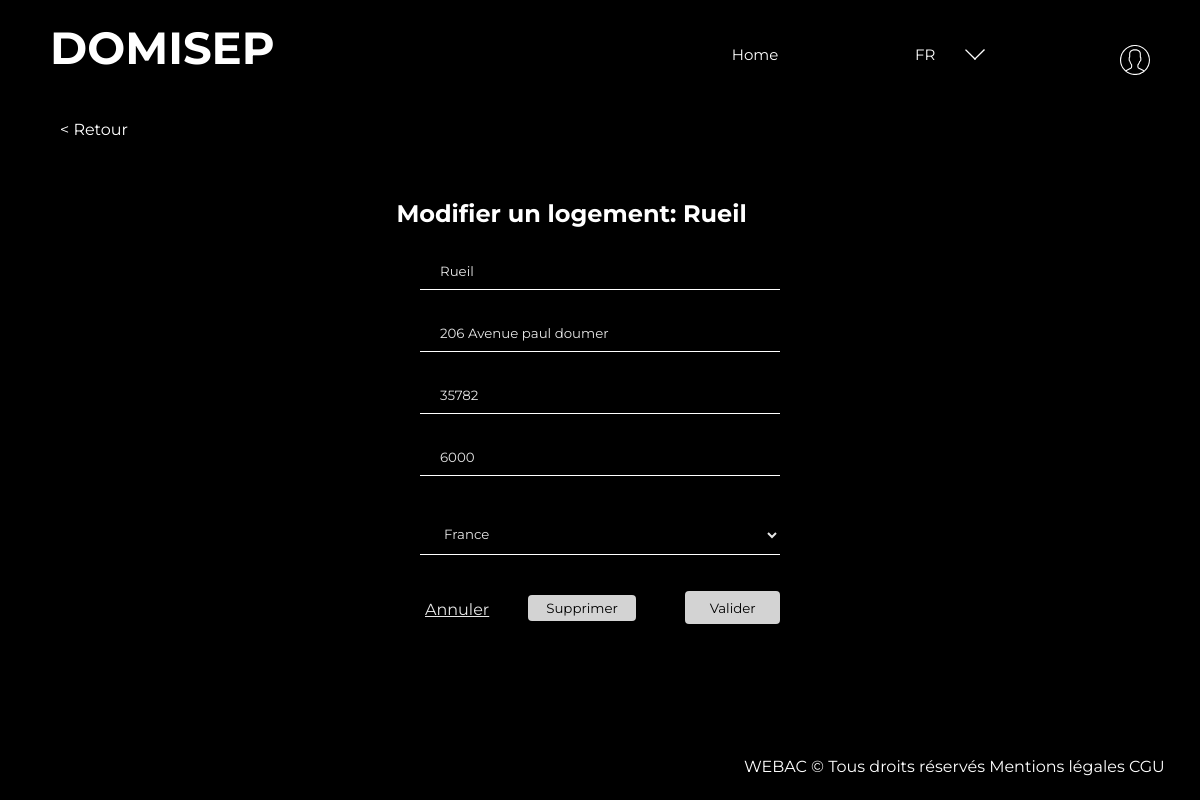
Screenshot of /Views/ModifierLogement.php?log=5c20fe562474c (signed in) with the database file from the repository.
### tables this page shows
CREATE TABLE `logement` (
  `logementID` varchar(200) NOT NULL,
  `nom` varchar(100) NOT NULL,
  `adresse` varchar(100) NOT NULL,
  `codepostale` int(11) NOT NULL,
  `surface` int(11) NOT NULL,
  `utilisateurID` int(11) NOT NULL,
  `pays` varchar(11) NOT NULL
);

### Models/database.php (called while the page is built)
<?php
function connect (){
$servername = "localhost";
$user = "root";
$password = "root";
    try {
        $conn = new PDO("mysql:host=$servername;dbname=domisep",$user,$password);
        $conn->setAttribute(PDO::ATTR_ERRMODE, PDO::ERRMODE_EXCEPTION);
        return $conn;
    }
    catch(PDOException $e){
        echo "Connection failed: " . $e->getMessage();
    }
    return "problème";
}
?>

### Models/logements.php (called while the page is built, shortened)
<?php
require_once("../Models/database.php");
function RecupLogementsbyID($logementID){
    $conn = connect() -> prepare('SELECT * FROM logement WHERE logementID =?');
    $conn -> execute(array($logementID));
    $resultat = $conn -> fetchAll(PDO::FETCH_NUM);
    return $resultat;
}
?>

### controllers/ModifLogements.php (called while the page is built, shortened)
<?php
require_once('../Models/logements.php');
function RecupLogement($logementID){
  return RecupLogementsbyID($logementID);
}
?>

### Views/ModifierLogement.php (the view, shortened to what this page needs)
<!DOCTYPE html>
<html>
<head>
    <link rel="stylesheet" href="../css/ModifierLogement.css" />
    <?php include('header_user.php') ?>
</head>
<body>
    <section>
    	<div class="retour">
    		<p>
           <a href='../Views/listelogements.php'> < Retour </a>
    	</p>
        </div>
        <?php
        require ('../controllers/ModifLogements.php');
        $logementID = $_SESSION['selected_logement'];
        $logement = RecupLogement($logementID);
                echo"
        <h1>Modifier un logement: ".$logement[0][1]."<span>.................</span></h1>";
        ?>
		<div class="formulaire">
            <form method="post" action="../controllers/ModifLogements.php">
            <?php
            echo'
       				<input type="text" name="nom" placeholder="'.$logement[0][1].'" />
      				<input type="text" name="adresse" placeholder="'.$logement[0][2].'" />
       				<input type="text" name="codepostale" placeholder="'.$logement[0][3].'" />
       				<input type="text" name="surface" placeholder="'.$logement[0][4].'" >
       				<select name="pays" placeholder="'.$logement[0][6].'" >
       					<option value="france"> France </option>
       					<option value="royaume-uni"> Royaume-Uni </option>
       					<option value="espagne"> Espagne </option>
       					<option value="italie"> Italie </option>
       					<option value="etats-unis"> Etats-Unis </option>
       					<option value="canada"> Canada </option>
       					<option value="chine"> Chine </option>
       					<option value="japon"> Japon </option>
                       </select>';
                ?>
              <div class="bouton">
                <a type="submit" href="../Views/listelogements.php">Annuler</a>
                <input type="submit" value="Valider">
            </div>
            </form>
            <div class="bouton1">
                    <form action="../controllers/SuppLogement.php?capteur=<?php echo $_SESSION['selected_logement'] ?>"
                    method="get" onsubmit="return confirm
                    ('Etes-vous sûr de vouloir supprimer ce logement?')">
                        <input  value="Supprimer" type="submit">
                    </form>
                </div>
		</div>
    </section>
</body>
</html>

### css/ModifierLogement.css (style rules this page uses)
section h1 { display: flex; color: white; justify-content: center; align-items: center; align-content: center; margin-top: 5%; font-size: 1.5em; }
.retour { display: flex; background-color: rgba(0,0,0,0); color: white; margin-left: 5%; }
.formulaire { width: 30%; justify-content: center; display: flex; flex-direction: column; margin:auto }
input[type=text] { color : white; width:100%; padding: 10px 20px; margin:auto; margin-top: 25px; border:none; border-bottom: 1px solid white; box-sizing: border-box; background-color: rgba(0,0,0,0); text-align: left; }
select { color : rgba(255, 255, 255, 0.9); width:100%; padding: 10px 20px; margin-left: auto; margin-right: auto; margin-top: 40px; display : flex; flex-direction: column; border:none; border-bottom: 1px solid white; box-sizing: border-box; background-color: rgba(0,0,0,0.6); }
.bouton { display: flex; flex-direction: row; justify-content: space-around; width:100%; }
.bouton input[type=submit] { width: 30%; background-color: LightGray; color: black; padding: 5px 5px; margin-left: 45%; margin-top: 10%; border: none; border-radius: 4px; cursor: pointer; }
a[type=submit] { width: 30%; background-color: transparent; color: rgba(255, 255, 255, 0.9); padding: 5px 5px; margin-left: auto; margin-right: auto; margin-top: 40px; border: none; border-radius: 4px; cursor: pointer; text-decoration: underline; }
.bouton1 { width: 100%; display: flex; flex-direction: column; margin:auto; }
.bouton1 input[type=submit] { width: 30%; display: flex; justify-content: center; background-color: LightGray; color: black; padding: 5px 5px; margin-left: 30%; margin-top: -29px; border: none; border-radius: 4px; cursor: pointer; }
::placeholder { color: rgba(255, 255, 255, 0.9);; opacity: 1; }

### css/headerUser.css (style rules this page uses)
* { text-decoration: none; list-style-type: none; font-family: 'Montserrat', sans-serif; color: white; margin: 0; padding: 0; }
body { background: linear-gradient(rgba(0, 0, 0, 0.5), rgba(0, 0, 0, 0.5)), url("../Images/fond.png") fixed no-repeat center top; background-color: black; background-size: 100%; }
h1 { font-size: 45px; padding-left: 50px; font-weight: bold; }

### rows the page displays
logement: nom "Rueil", adresse "206 Avenue paul doumer", codepostale "35782", surface "6000", pays "France"
